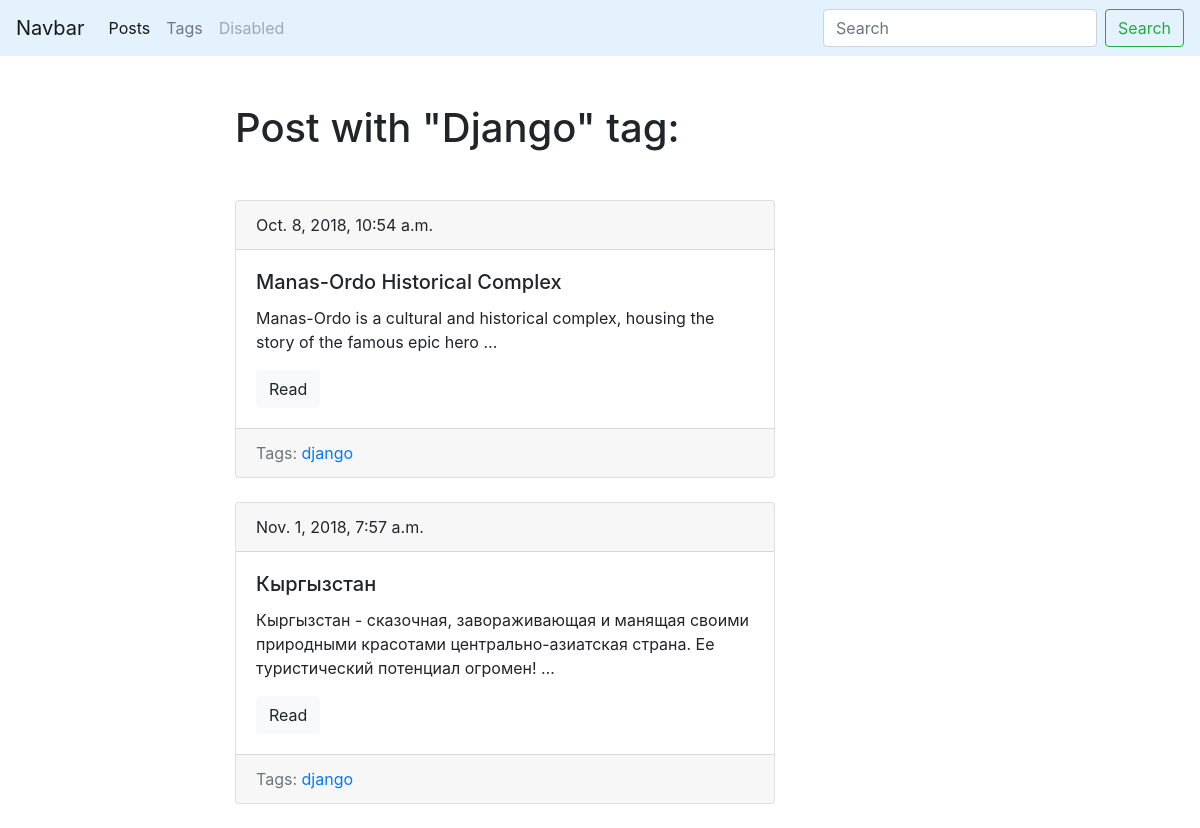
/blog/tag/django, run on the app's committed database.
### blog/models.py (models this page shows, shortened)
class Tag(models.Model):
    title = models.CharField(max_length=50)
    slug = models.SlugField(max_length=50, unique=True)
    def get_absolute_url(self):
        return reverse('tag_detail_url', kwargs = {'slug' : self.slug})

class Post(models.Model):
    title = models.CharField(max_length = 150, db_index = True)
    slug = models.SlugField(max_length =150, unique = True)
    body = models.TextField(blank = True, db_index = True)
    tags = models.ManyToManyField('Tag', blank=True, related_name = 'posts')
    date_pub = models.DateTimeField(auto_now_add = True)
    def get_absolute_url(self):
        return reverse('post_detail_url', kwargs={'slug': self.slug})

### blog/views.py (the view)
# urls.py: path('tag/<str:slug>', TagDetail.as_view(), name = 'tag_detail_url'),
class TagDetail(ObjectDetailMixin, View):
    model = Tag
    template = 'blog/tag_detail.html'

### blog/utils.py (called while the page is built)
    def get(self,request, slug):
        obj = get_object_or_404(self.model, slug__iexact= slug)
        return render (request, self.template,
        context = {self.model.__name__.lower() : obj})

### blog/templates/blog/tag_detail.html (shortened to what this page needs)
{% extends 'blog/base_blog.html' %}
{% block content %}
    <h1 class = "mb-5"> Post with "{{ tag.title|title }}" tag:</h1>
    {% for post in tag.posts.all %}
    {% include 'blog/includes/post_card_template.html' %}
    {% endfor %}
  {% endblock %}

### blog/templates/blog/base_blog.html
{% extends 'base.html' %}

### templates/base.html (shortened to what this page needs)
<!DOCTYPE html>
<html lang="en" dir="ltr">
  <head>
    <link rel="stylesheet" href="https://stackpath.bootstrapcdn.com/bootstrap/4.1.3/css/bootstrap.min.css">
  </head>
  <body>
    <nav class="navbar navbar-expand-lg navbar-light" style="background-color: #e3f2fd;">
  <a class="navbar-brand" href="#">Navbar</a>
  <div class="collapse navbar-collapse" id="navbarSupportedContent">
    <ul class="navbar-nav mr-auto">
      <li class="nav-item active">
        <a class="nav-link" href="{% url 'post_list_url' %}">Posts</a>
      </li>
      <li class="nav-item">
        <a class="nav-link" href="{% url 'tags_list_url' %}">Tags</a>
      </li>
      <li class="nav-item">
        <a class="nav-link disabled" href="#">Disabled</a>
      </li>
    </ul>
    <form class="form-inline my-2 my-lg-0">
      <input class="form-control mr-sm-2" type="search" placeholder="Search" aria-label="Search">
      <button class="btn btn-outline-success my-2 my-sm-0" type="submit">Search</button>
    </form>
  </div>
</nav>
    <div class="container mt-5">
      <div class="row">
        <div class="col-6 offset-md-2">
      {% block content %}{% endblock %}
    </div>
  </div>
  </body>
</html>

### blog/templates/blog/includes/post_card_template.html
<div class="card mb-4">
  <div class="card-header">
    {{ post.date_pub }}
  </div>
  <div class="card-body">
    <h5 class="card-title">{{ post.title }}</h5>
    <p class="card-text">{{ post.body|truncatewords:15 }}</p>
    <a href="{{ post.get_absolute_url }}" class="btn btn-light">Read</a>
  </div>
  <div class="card-footer text-muted">
   Tags:
   {% for tag in post.tags.all %}
      <a href = "{{ tag.get_absolute_url}}">{{ tag.title }} </a>
   {% endfor %}
  </div>
</div>

### data on the page
Tag: title "Django", title "django"
Post: date_pub "Oct. 8, 2018, 10:54 a.m.", title "Manas-Ordo Historical Complex", body "Manas-Ordo is a cultural and historical complex, housing the story of the famous epic hero …"
Post: date_pub "Nov. 1, 2018, 7:57 a.m.", title "Кыргызстан", body "Кыргызстан - сказочная, завораживающая и манящая своими природными красотами центрально-азиатская страна. Ее туристический потенциал огромен! …"
